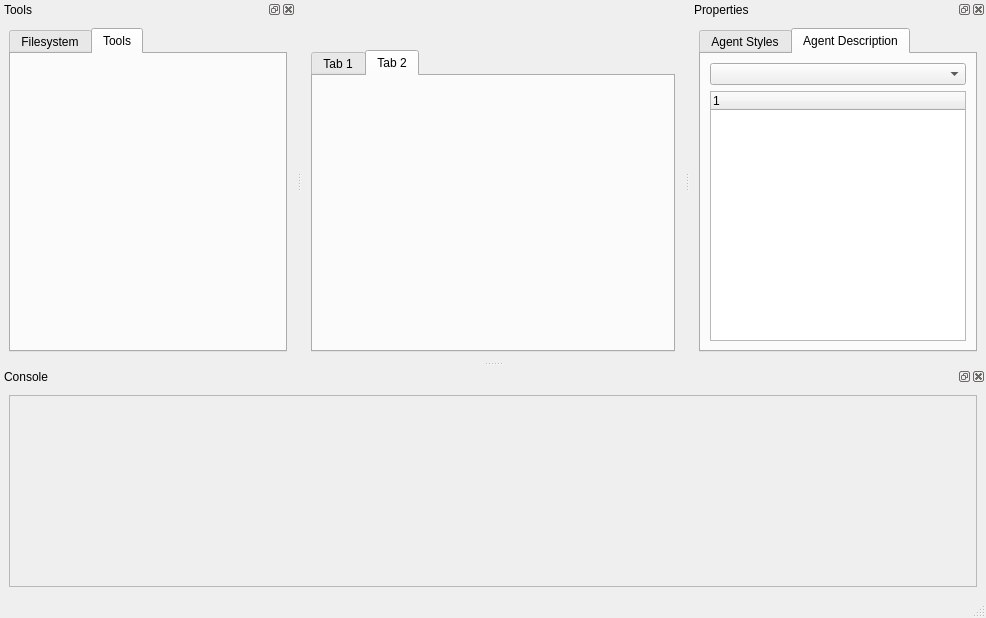
<?xml version="1.0" encoding="UTF-8"?>
<ui version="4.0">
 <class>TemplGui</class>
 <widget class="QMainWindow" name="TemplGui">
  <property name="geometry">
   <rect>
    <x>0</x>
    <y>0</y>
    <width>986</width>
    <height>618</height>
   </rect>
  </property>
  <property name="windowTitle">
   <string>MainWindow</string>
  </property>
  <widget class="QWidget" name="centralwidget">
   <layout class="QVBoxLayout" name="verticalLayout">
    <item>
     <widget class="QWidget" name="LogoWidget" native="true">
      <property name="sizePolicy">
       <sizepolicy hsizetype="Maximum" vsizetype="Fixed">
        <horstretch>0</horstretch>
        <verstretch>0</verstretch>
       </sizepolicy>
      </property>
      <property name="minimumSize">
       <size>
        <width>0</width>
        <height>35</height>
       </size>
      </property>
      <property name="maximumSize">
       <size>
        <width>16777215</width>
        <height>35</height>
       </size>
      </property>
      <layout class="QHBoxLayout" name="horizontalLayout">
       <property name="margin">
        <number>0</number>
       </property>
       <item>
        <widget class="QLabel" name="label">
         <property name="sizePolicy">
          <sizepolicy hsizetype="Maximum" vsizetype="Expanding">
           <horstretch>0</horstretch>
           <verstretch>0</verstretch>
          </sizepolicy>
         </property>
         <property name="minimumSize">
          <size>
           <width>0</width>
           <height>0</height>
          </size>
         </property>
         <property name="maximumSize">
          <size>
           <width>159</width>
           <height>35</height>
          </size>
         </property>
         <property name="font">
          <font>
           <pointsize>11</pointsize>
          </font>
         </property>
         <property name="text">
          <string/>
         </property>
         <property name="pixmap">
          <pixmap>:/Images/DRockLogo.png</pixmap>
         </property>
         <property name="scaledContents">
          <bool>true</bool>
         </property>
        </widget>
       </item>
       <item>
        <spacer name="horizontalSpacer">
         <property name="orientation">
          <enum>Qt::Horizontal</enum>
         </property>
         <property name="sizeHint" stdset="0">
          <size>
           <width>626</width>
           <height>20</height>
          </size>
         </property>
        </spacer>
       </item>
      </layout>
     </widget>
    </item>
    <item>
     <widget class="QTabWidget" name="tabWidget">
      <property name="enabled">
       <bool>true</bool>
      </property>
      <property name="currentIndex">
       <number>1</number>
      </property>
      <widget class="QWidget" name="tab">
       <attribute name="title">
        <string>Tab 1</string>
       </attribute>
      </widget>
      <widget class="QWidget" name="tab_2">
       <attribute name="title">
        <string>Tab 2</string>
       </attribute>
      </widget>
     </widget>
    </item>
   </layout>
  </widget>
  <widget class="QMenuBar" name="menubar">
   <property name="geometry">
    <rect>
     <x>0</x>
     <y>0</y>
     <width>986</width>
     <height>26</height>
    </rect>
   </property>
  </widget>
  <widget class="QStatusBar" name="statusbar"/>
  <widget class="QDockWidget" name="dockWidgetLeft">
   <property name="allowedAreas">
    <set>Qt::AllDockWidgetAreas</set>
   </property>
   <property name="windowTitle">
    <string>Tools</string>
   </property>
   <attribute name="dockWidgetArea">
    <number>1</number>
   </attribute>
   <widget class="QWidget" name="dockWidgetLeftContents">
    <property name="enabled">
     <bool>true</bool>
    </property>
    <layout class="QVBoxLayout" name="verticalLayout_3">
     <item>
      <widget class="QTabWidget" name="tabWidgetTools">
       <property name="enabled">
        <bool>true</bool>
       </property>
       <property name="tabShape">
        <enum>QTabWidget::Rounded</enum>
       </property>
       <property name="currentIndex">
        <number>1</number>
       </property>
       <property name="tabsClosable">
        <bool>false</bool>
       </property>
       <property name="movable">
        <bool>true</bool>
       </property>
       <widget class="QWidget" name="filesystemTab">
        <property name="enabled">
         <bool>true</bool>
        </property>
        <attribute name="title">
         <string>Filesystem</string>
        </attribute>
        <layout class="QVBoxLayout" name="verticalLayout_4">
         <item>
          <widget class="QTreeView" name="filesystemTreeView">
           <property name="enabled">
            <bool>true</bool>
           </property>
          </widget>
         </item>
        </layout>
       </widget>
       <widget class="QWidget" name="toolsTab">
        <attribute name="title">
         <string>Tools</string>
        </attribute>
       </widget>
      </widget>
     </item>
    </layout>
   </widget>
  </widget>
  <widget class="QDockWidget" name="dockWidgetRight">
   <property name="enabled">
    <bool>true</bool>
   </property>
   <property name="windowTitle">
    <string>Properties</string>
   </property>
   <attribute name="dockWidgetArea">
    <number>2</number>
   </attribute>
   <widget class="QWidget" name="dockWidgetRightContents">
    <property name="enabled">
     <bool>true</bool>
    </property>
    <layout class="QVBoxLayout" name="verticalLayout_2">
     <item>
      <widget class="QTabWidget" name="solutionStyleWidget">
       <property name="enabled">
        <bool>true</bool>
       </property>
       <property name="currentIndex">
        <number>1</number>
       </property>
       <widget class="QWidget" name="agentStyleTab">
        <property name="enabled">
         <bool>true</bool>
        </property>
        <property name="toolTip">
         <string>Agent Style Tab</string>
        </property>
        <attribute name="title">
         <string>Agent Styles</string>
        </attribute>
        <layout class="QVBoxLayout" name="verticalLayout_5">
         <item>
          <widget class="QTableView" name="agentStyleModelView">
           <property name="enabled">
            <bool>true</bool>
           </property>
          </widget>
         </item>
        </layout>
       </widget>
       <widget class="QWidget" name="agentDescriptionTab">
        <attribute name="title">
         <string>Agent Description</string>
        </attribute>
        <layout class="QVBoxLayout" name="verticalLayout_6">
         <item>
          <widget class="QComboBox" name="comboBox"/>
         </item>
         <item>
          <widget class="QTreeWidget" name="treeWidget">
           <column>
            <property name="text">
             <string notr="true">1</string>
            </property>
           </column>
          </widget>
         </item>
        </layout>
       </widget>
      </widget>
     </item>
    </layout>
   </widget>
  </widget>
  <widget class="QDockWidget" name="dockWidgetBottom">
   <property name="allowedAreas">
    <set>Qt::AllDockWidgetAreas</set>
   </property>
   <property name="windowTitle">
    <string>Console</string>
   </property>
   <attribute name="dockWidgetArea">
    <number>8</number>
   </attribute>
   <widget class="QWidget" name="dockWidgetBottomContents">
    <property name="enabled">
     <bool>false</bool>
    </property>
    <layout class="QVBoxLayout" name="verticalLayout_7">
     <item>
      <widget class="QTextBrowser" name="textBrowser"/>
     </item>
    </layout>
   </widget>
  </widget>
 </widget>
 <resources>
  <include location="../../resources/qtresources.qrc"/>
 </resources>
 <connections/>
</ui>
